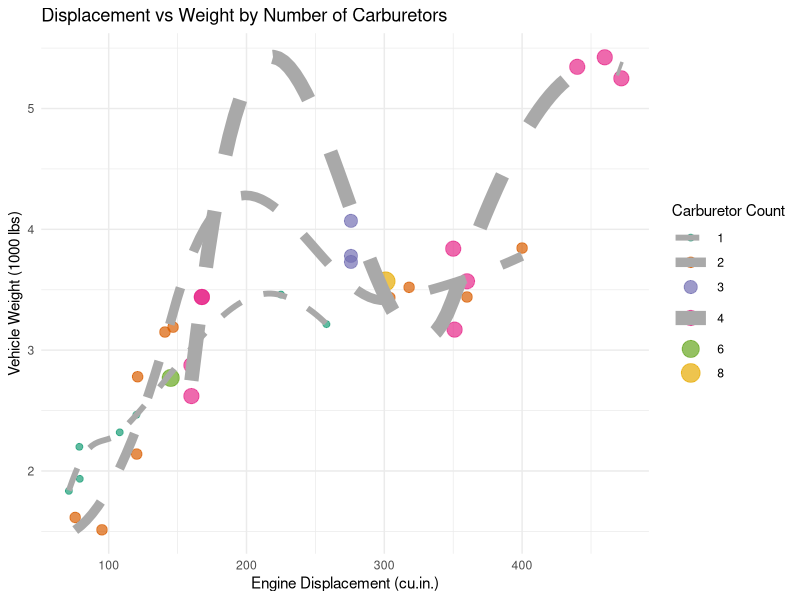

Source code (R):
# Load the mtcars dataset
data(mtcars)

# Convert the 'carb' column to a factor for categorical visualization
mtcars$carb <- factor(mtcars$carb)

# Load the ggplot2 library for advanced plotting
library(ggplot2)

# Create a scatter plot of Displacement vs. Weight, colored by the number of carburetors
ggplot(data = mtcars, aes(x = disp, y = wt, color = carb, size = carb)) +
  geom_point(alpha = 0.7) +
  geom_smooth(method = "loess", se = FALSE, color = "darkgray", linetype = "dashed") +
  scale_color_brewer(palette = "Dark2") +
  labs(title = "Displacement vs Weight by Number of Carburetors",
       x = "Engine Displacement (cu.in.)",
       y = "Vehicle Weight (1000 lbs)",
       color = "Carburetor Count",
       size = "Carburetor Count") +
  theme_minimal()
